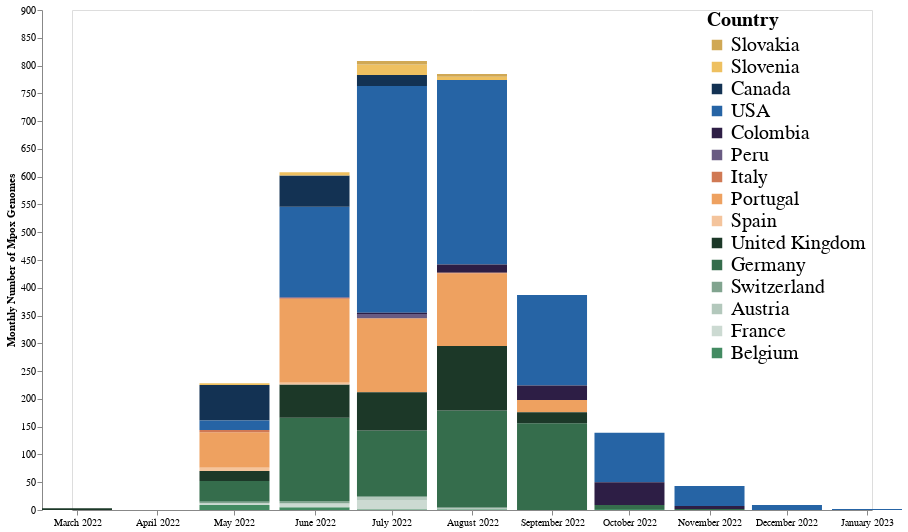

Write notebook code for a chart like this one.
### Code cell
country_count['order'] = country_count['country'].replace(
    {val: i for i, val in enumerate(colors.keys())}
)

#range_ = ["#5E1D9D","#492AB5","#4042C7","#3E5DD0","#4377CD","#4A8CC2","#549DB2","#60AA9E","#6EB389","#80B974","#92BC63","#A6BE55","#B9BC4A","#CBB742","#D9AD3D","#E29D39","#E68634","#E56A2F","#E04929","#DB2823"]
monthly_seqs_country = alt.Chart(country_count).mark_bar(size = 70).encode(
    alt.X("year_month:T",axis=alt.Axis(title="", grid=False, format="%B %Y")),
    alt.Y("count",axis=alt.Axis( grid=False, title = "Monthly Number of Mpox Genomes", offset = 30)), 
    alt.Color("country:N", scale=alt.Scale(domain=list(colors.keys()), range=list(colors.values())), legend=alt.Legend(title = "Country", orient = "right",offset = -165, labelFontSize = 20, titleFontSize = 20, symbolSize = 110)), 
    alt.Order("order", sort = "descending")).properties(
    width = 800,
    height = 500
)
monthly_seqs_country

### Figure 1 — Vega-Lite specification as saved in the notebook (floating-point values rounded to 4 significant figures)
{"config": {"view": {"continuousWidth": 400, "continuousHeight": 300}}, "data": {"name": "data-4893de37352f8b7397734fc7eb612666"}, "mark": {"type": "bar", "size": 70}, "encoding": {"color": {"field": "country", "legend": {"labelFontSize": 20, "offset": -165, "orient": "right", "symbolSize": 110, "title": "Country", "titleFontSize": 20}, "scale": {"domain": ["Slovakia", "Slovenia", "Canada", "USA", "Colombia", "Peru", "Italy", "Portugal", "Spain", "United Kingdom", "Germany", "Switzerland", "Austria", "France", "Belgium"], "range": ["#D0A854", "#EEC060", "#133253", "#2664A5", "#2D1E45", "#695B82", "#D07954", "#EEA160", "#F4C49C", "#1C3828", "#356D4C", "#81A48F", "#B3C8BC", "#CCDAD2", "#438B62"]}, "type": "nominal"}, "order": {"field": "order", "sort": "descending", "type": "quantitative"}, "x": {"axis": {"format": "%B %Y", "grid": false, "title": ""}, "field": "year_month", "type": "temporal"}, "y": {"axis": {"grid": false, "offset": 30, "title": "Monthly Number of Mpox Genomes"}, "field": "count", "type": "quantitative"}}, "height": 500, "width": 800, "$schema": "https://vega.github.io/schema/vega-lite/v4.17.0.json", "datasets": {"data-4893de37352f8b7397734fc7eb612666": [{"year_month": "2022-03", "country": "United Kingdom", "count": 3, "order": 9}, {"year_month": "2022-05", "country": "Canada", "count": 64, "order": 2}, {"year_month": "2022-05", "country": "Portugal", "count": 64, "order": 7}, {"year_month": "2022-05", "country": "Germany", "count": 37, "order": 10}, {"year_month": "2022-05", "country": "United Kingdom", "count": 18, "order": 9}, {"year_month": "2022-05", "country": "USA", "count": 17, "order": 3}, {"year_month": "2022-05", "country": "Belgium", "count": 9, "order": 14}, {"year_month": "2022-05", "country": "Spain", "count": 6, "order": 8}, {"year_month": "2022-05", "country": "Italy", "count": 4, "order": 6}, {"year_month": "2022-05", "country": "France", "count": 3, "order": 13}, {"year_month": "2022-05", "country": "Slovenia", "count": 3, "order": 1}, {"year_month": "2022-05", "country": "Switzerland", "count": 3, "order": 11}, {"year_month": "2022-06", "country": "USA", "count": 163, "order": 3}, {"year_month": "2022-06", "country": "Portugal", "count": 151, "order": 7}, {"year_month": "2022-06", "country": "Germany", "count": 150, "order": 10}, {"year_month": "2022-06", "country": "United Kingdom", "count": 60, "order": 9}, {"year_month": "2022-06", "country": "Canada", "count": 56, "order": 2}, {"year_month": "2022-06", "country": "Slovenia", "count": 6, "order": 1}, {"year_month": "2022-06", "country": "Belgium", "count": 5, "order": 14}, {"year_month": "2022-06", "country": "France", "count": 5, "order": 13}, {"year_month": "2022-06", "country": "Switzerland", "count": 4, "order": 11}, {"year_month": "2022-06", "country": "Spain", "count": 3, "order": 8}, {"year_month": "2022-06", "country": "Austria", "count": 2, "order": 12}, {"year_month": "2022-06", "country": "Peru", "count": 2, "order": 5}, {"year_month": "2022-06", "country": "Italy", "count": 1, "order": 6}, {"year_month": "2022-07", "country": "USA", "count": 408, "order": 3}, {"year_month": "2022-07", "country": "Portugal", "count": 133, "order": 7}, {"year_month": "2022-07", "country": "Germany", "count": 119, "order": 10}, {"year_month": "2022-07", "country": "United Kingdom", "count": 69, "order": 9}, {"year_month": "2022-07", "country": "Canada", "count": 20, "order": 2}, {"year_month": "2022-07", "country": "Slovenia", "count": 19, "order": 1}, {"year_month": "2022-07", "country": "France", "count": 17, "order": 13}, {"year_month": "2022-07", "country": "Peru", "count": 8, "order": 5}, {"year_month": "2022-07", "country": "Austria", "count": 6, "order": 12}, {"year_month": "2022-07", "country": "Slovakia", "count": 6, "order": 0}, {"year_month": "2022-07", "country": "Colombia", "count": 2, "order": 4}, {"year_month": "2022-07", "country": "Belgium", "count": 1, "order": 14}, {"year_month": "2022-08", "country": "USA", "count": 332, "order": 3}, {"year_month": "2022-08", "country": "Germany", "count": 175, "order": 10}, {"year_month": "2022-08", "country": "Portugal", "count": 131, "order": 7}, {"year_month": "2022-08", "country": "United Kingdom", "count": 116, "order": 9}, {"year_month": "2022-08", "country": "Colombia", "count": 15, "order": 4}, {"year_month": "2022-08", "country": "Slovenia", "count": 6, "order": 1}, {"year_month": "2022-08", "country": "Slovakia", "count": 5, "order": 0}, {"year_month": "2022-08", "country": "Austria", "count": 3, "order": 12}, {"year_month": "2022-08", "country": "Belgium", "count": 1, "order": 14}, {"year_month": "2022-08", "country": "Italy", "count": 1, "order": 6}, {"year_month": "2022-09", "country": "USA", "count": 163, "order": 3}, {"year_month": "2022-09", "country": "Germany", "count": 156, "order": 10}, {"year_month": "2022-09", "country": "Colombia", "count": 26, "order": 4}, {"year_month": "2022-09", "country": "Portugal", "count": 22, "order": 7}, {"year_month": "2022-09", "country": "United Kingdom", "count": 20, "order": 9}, {"year_month": "2022-10", "country": "USA", "count": 89, "order": 3}, {"year_month": "2022-10", "country": "Colombia", "count": 41, "order": 4}, {"year_month": "2022-10", "country": "Germany", "count": 7, "order": 10}, {"year_month": "2022-10", "country": "Belgium", "count": 2, "order": 14}, {"year_month": "2022-11", "country": "USA", "count": 36, "order": 3}, {"year_month": "2022-11", "country": "Colombia", "count": 5, "order": 4}, {"year_month": "2022-11", "country": "Germany", "count": 2, "order": 10}, {"year_month": "2022-12", "country": "USA", "count": 9, "order": 3}, {"year_month": "2023-01", "country": "USA", "count": 2, "order": 3}]}}
